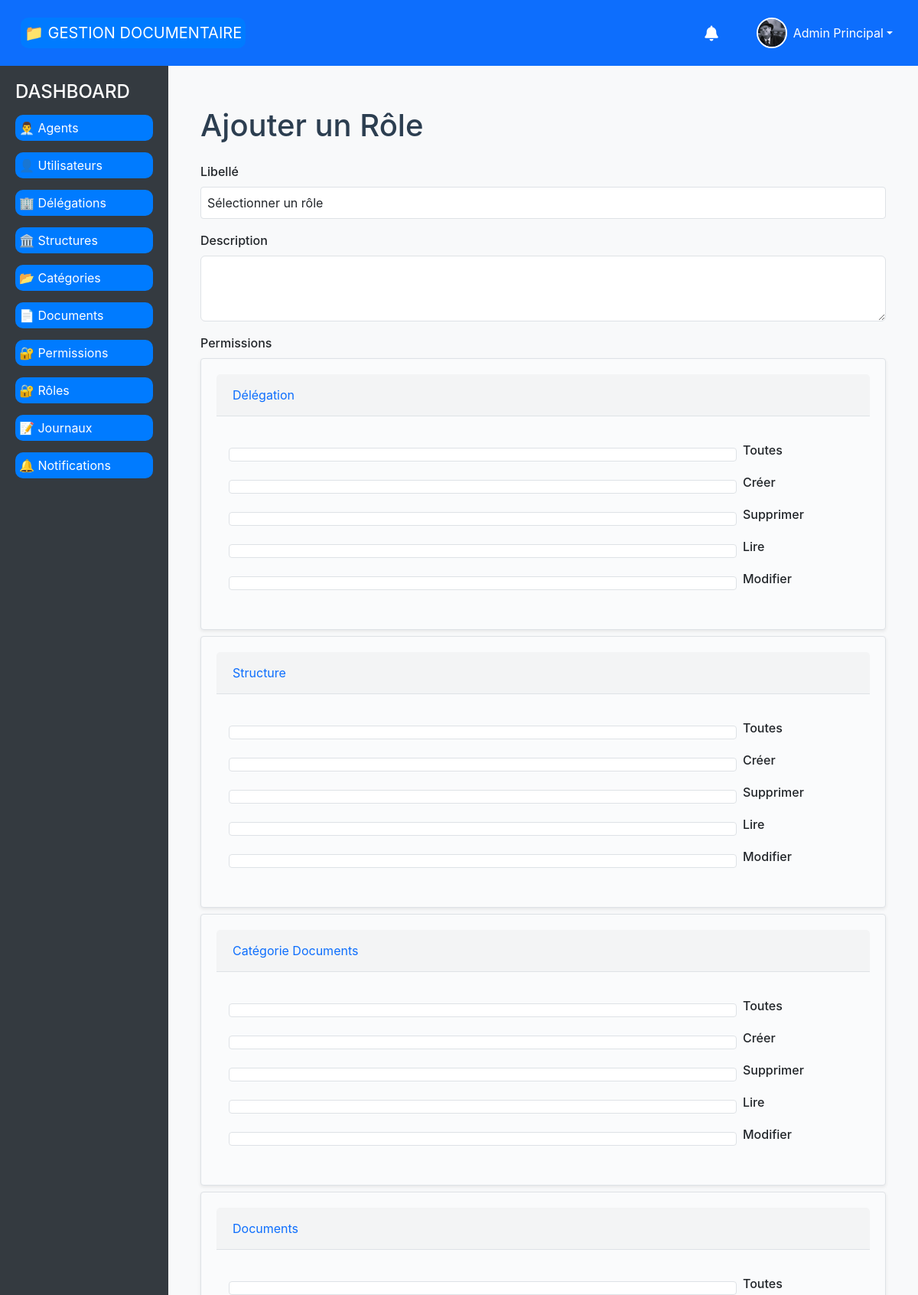
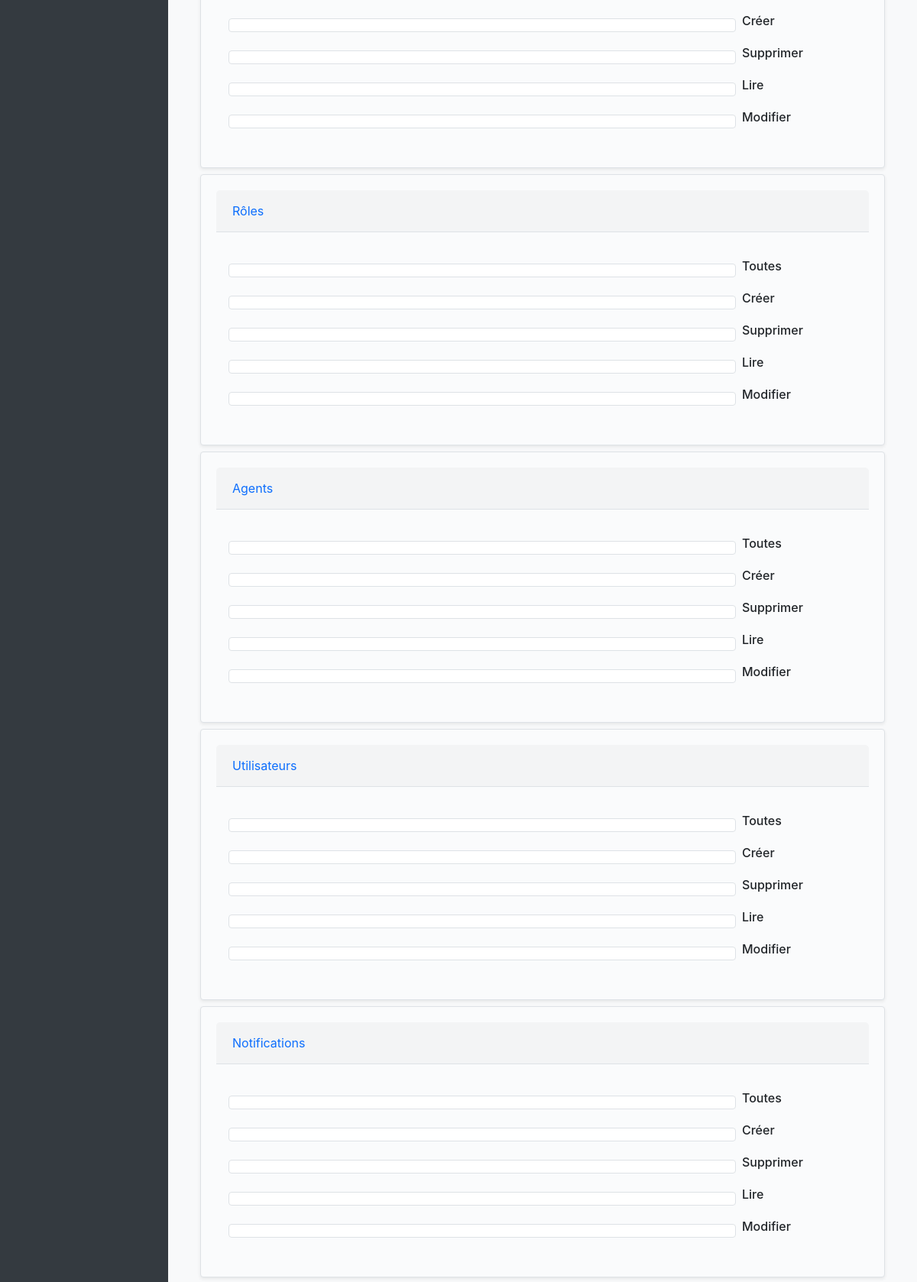
Page /roles/add/ (signed in, upper part) on the committed database (2 pictures, top to bottom).
### document_management/models.py (models this page shows, shortened)
class BaseTimeStampModel(models.Model):
    date_creation = models.DateTimeField(_("Date de création"), auto_now_add=True)
    date_modification = models.DateTimeField(_("Date de modification"), auto_now=True)
    class Meta:
        abstract = True

class Agent(BaseTimeStampModel):
    MATRICULE_REGEX = r'^\d{6}/[A-Z]$'
    NOM_PRENOM_REGEX = r'^[a-zA-ZÀ-ÿ\s\-\']+$'
    PHONE_REGEX = r'^(\+\d{1,3})?\d{9,15}$'
    matricule = models.CharField(
        _("Matricule"),
        max_length=8,
        unique=True,
        validators=[
            RegexValidator(
                regex=MATRICULE_REGEX,
                message=_("Le matricule doit être au format 123456/X")
            )
        ]
    )
    photo = models.ImageField(
        _("Photo"),
        upload_to='agents/photos/',
        null=True,
        blank=True,
        help_text=_("Photo de profil de l'agent")
    )
    prenom = models.CharField(
        _("Prénom"),
        max_length=50,
        validators=[
            RegexValidator(
                regex=NOM_PRENOM_REGEX,
                message=_("Le prénom ne doit contenir que des lettres, espaces et tirets")
            )
        ]
    )
    nom = models.CharField(
        _("Nom"),
        max_length=50,
        validators=[
            RegexValidator(
                regex=NOM_PRENOM_REGEX,
                message=_("Le nom ne doit contenir que des lettres, espaces et tirets")
            )
        ]
    )
    date_naissance = models.DateField(_("Date de naissance"))
    lieu_naissance = models.CharField(_("Lieu de naissance"), max_length=255)
    adresse = models.CharField(_("Adresse"), max_length=255)
    email = models.EmailField(_("Email"), unique=True)
    telephone = models.CharField(
        _("Téléphone"),
        max_length=20,
        unique=True,
        validators=[
            RegexValidator(
                regex=PHONE_REGEX,
                message=_("Numéro de téléphone invalide. Format: +221xxxxxxxxx")
            )
        ]
    )
    user = models.OneToOneField(
        settings.AUTH_USER_MODEL,
        on_delete=models.CASCADE,
        related_name="agent_profile",
        verbose_name=_("Utilisateur")
    )
    structure = models.ForeignKey(
        Structure,
        on_delete=models.PROTECT,
        related_name="agents",
        verbose_name=_("Structure")
    )
    role = models.ForeignKey(
        Role,
        on_delete=models.PROTECT,
        related_name="agents",
        verbose_name=_("Rôle")
    )
    is_active = models.BooleanField(_("Actif"), default=True)
    class Meta:
        verbose_name = _("Agent")
        verbose_name_plural = _("Agents")
        ordering = ['nom', 'prenom']
    def get_full_name(self):
        return f"{self.prenom} {self.nom}"

class Permission(models.Model):
    ENTITY_CHOICES = [
        ('DELEGATION', _('Délégation')),
        ('STRUCTURE', _('Structure')),
        ('CATEGORIE_DOCUMENTS', _('Catégorie Documents')),
        ('DOCUMENTS', _('Documents')),
        ('ROLES', _('Rôles')),
        ('AGENTS', _('Agents')),
        ('USERS', _('Utilisateurs')),
        ('NOTIFICATIONS', _('Notifications')),
        ('DEMANDES', _('Demandes')),
    ]
    ACTION_CHOICES = [
        ('CREATE', _('Créer')),
        ('READ', _('Lire')),
        ('UPDATE', _('Modifier')),
        ('DELETE', _('Supprimer')),
        ('ALL', _('Toutes')),
    ]
    entity = models.CharField(_("Entité"), max_length=50, choices=ENTITY_CHOICES)
    action = models.CharField(_("Action"), max_length=10, choices=ACTION_CHOICES)
    description = models.CharField(_("Description"), max_length=255, blank=True)
    class Meta:
        verbose_name = _("Permission")
        verbose_name_plural = _("Permissions")
        unique_together = ['entity', 'action']
        ordering = ['entity', 'action']

### document_management/views.py (the view, shortened to what this page needs)
# urls.py: path('roles/add/', add_role, name='add_role'),
@login_required
def add_role(request):
    permissions = Permission.objects.all()
    grouped_permissions = {}
    for entity, entity_label in Permission.ENTITY_CHOICES:
        grouped_permissions[entity] = {
            'label': entity_label,
            'actions': {}
        }
    for perm in permissions:
        if perm.entity in grouped_permissions:
            grouped_permissions[perm.entity]['actions'][perm.action] = perm
    return render(request, 'roles/form.html', {
        'grouped_permissions': grouped_permissions,
        'permissions': permissions,  # pour compatibilité éventuelle
        'role_choices': dict(Role.ROLE_CHOICES),
    })

### document_management/templates/roles/form.html (shortened to what this page needs)
{% extends 'base.html' %}
{% block content %}
<div class="container mt-4">
    <h1 class="mb-4">{% if role %}Modifier{% else %}Ajouter{% endif %} un Rôle</h1>
    <form method="post">
        <div class="form-group">
            <label for="libelle">Libellé</label>
            <select name="libelle" id="libelle" class="form-control" required onchange="updateNiveau()">
                <option value="">Sélectionner un rôle</option>
            </select>
        </div>
        <div class="form-group">
            <label for="description">Description</label>
            <textarea name="description" id="description" class="form-control" rows="3">{% if role %}{{ role.description }}{% endif %}</textarea>
        </div>
        <div class="form-group">
            <label>Permissions</label>
            <div class="accordion" id="permissionsAccordion">
                {% for entity, group in grouped_permissions.items %}
                <div class="card mb-2">
                    <div class="card-header p-2" id="heading_{{ entity }}">
                        <h5 class="mb-0">
                            <button class="btn btn-link" type="button" data-bs-toggle="collapse" data-bs-target="#collapse_{{ entity }}" aria-expanded="true" aria-controls="collapse_{{ entity }}">
                                {{ group.label }}
                            </button>
                        </h5>
                    </div>
                    <div id="collapse_{{ entity }}" class="collapse show" aria-labelledby="heading_{{ entity }}" data-bs-parent="#permissionsAccordion">
                        <div class="card-body py-3">
                            <div class="row">
                                {% for action, perm in group.actions.items %}
                                <div class="col-12 mb-2">
                                    <div class="form-check d-flex align-items-center">
                                        <input type="checkbox"
                                               name="permissions"
                                               value="{{ perm.id }}"
                                               id="permission_{{ perm.id }}"
                                               class="form-check-input"
                                               {% if role and perm in role.permissions.all %}checked{% endif %}>
                                        <label class="form-check-label ms-2 permission-label" for="permission_{{ perm.id }}">
                                            {{ perm.get_action_display }}
                                        </label>
                                    </div>
                                </div>
                                {% endfor %}
                            </div>
                        </div>
                    </div>
                </div>
                {% endfor %}
            </div>
        </div>
    </form>
</div>
{% endblock %}

### document_management/templates/base.html (shortened to what this page needs)
<!DOCTYPE html>
<html lang="fr">
<head>
    <link rel="stylesheet" href="https://cdn.jsdelivr.net/npm/bootstrap@5.3.0/dist/css/bootstrap.min.css">
    <link rel="stylesheet" href="https://cdnjs.cloudflare.com/ajax/libs/font-awesome/6.0.0/css/all.min.css">
    {% load static %}
    <link rel="stylesheet" href="{% static 'css/style.css' %}">
</head>
<body>
    <nav class="navbar navbar-expand-lg navbar-custom">
        <div class="container-fluid">
            <a class="navbar-brand" href="{% url 'home' %}">📁 GESTION DOCUMENTAIRE</a>
            <div class="d-flex align-items-center ms-auto">
                {% if request.user.is_authenticated %}
                    <div class="dropdown me-3">
                        <button class="btn btn-link text-white text-decoration-none position-relative" type="button" id="notificationsDropdown" data-bs-toggle="dropdown" aria-expanded="false">
                            <i class="fas fa-bell fa-lg"></i>
                        </button>
                    </div>
                    <div class="dropdown">
                        <button class="btn btn-link text-white text-decoration-none dropdown-toggle d-flex align-items-center" type="button" id="userDropdown" data-bs-toggle="dropdown" aria-expanded="false">
                            {% if request.user.agent_profile.photo %}
                                <img src="{{ request.user.agent_profile.photo.url }}" alt="Photo de profil" class="user-avatar me-2">
                            {% else %}
                                <div class="user-avatar me-2 bg-light d-flex align-items-center justify-content-center">
                                    <i class="fas fa-user text-muted"></i>
                                </div>
                            {% endif %}
                            <span class="d-none d-md-inline">
                                {% if request.user.agent_profile %}
                                    {{ request.user.agent_profile.prenom }} {{ request.user.agent_profile.nom }}
                                {% else %}
                                    {{ request.user.email }}
                                {% endif %}
                            </span>
                        </button>
                    </div>
                {% else %}
                    <a href="{% url 'login' %}" class="btn btn-outline-light btn-sm">Connexion</a>
                {% endif %}
            </div>
        </div>
    </nav>
    <div class="main-container">
        {% if request.user.is_authenticated %}
        <div class="sidebar">
            <h4>DASHBOARD</h4>
            {% if can_read_agents %}
            <a href="{% url 'liste_agents' %}" {% if request.resolver_match.url_name == 'liste_agents' %} class="active"{% endif %}>👨‍💼 Agents</a>
            {% endif %}
            {% if can_read_users %}
            <a href="{% url 'liste_users' %}" {% if request.resolver_match.url_name == 'liste_users' %} class="active"{% endif %}>👤 Utilisateurs</a>
            {% endif %}
            {% if can_read_delegations %}
            <a href="{% url 'liste_delegations' %}" {% if request.resolver_match.url_name == 'liste_delegations' %} class="active"{% endif %}>🏢 Délégations</a>
            {% endif %}
            {% if can_read_structures %}
            <a href="{% url 'liste_structures' %}" {% if request.resolver_match.url_name == 'liste_structures' %} class="active"{% endif %}>🏛️ Structures</a>
            {% endif %}
            {% if can_read_categories %}
            <a href="{% url 'liste_CategorieDocuments' %}" {% if request.resolver_match.url_name == 'liste_CategorieDocuments' %} class="active"{% endif %}>📂 Catégories</a>
            {% endif %}
            {% if can_read_documents %}
            <a href="{% url 'liste_documents' %}" {% if request.resolver_match.url_name == 'liste_documents' %} class="active"{% endif %}>📄 Documents</a>
            {% endif %}
            {% if can_read_permissions %}
            <a href="{% url 'liste_permissions' %}" {% if request.resolver_match.url_name == 'liste_permissions' %} class="active"{% endif %}>🔐 Permissions</a>
            {% endif %}
            {% if can_read_roles %}
            <a href="{% url 'liste_roles' %}" {% if request.resolver_match.url_name == 'liste_roles' %} class="active"{% endif %}>🔐 Rôles</a>
            {% endif %}
            {% if role_name == 'ADMIN' or role_name == 'GESTIONNAIRE' %}
            <a href="{% url 'liste_journaux' %}" {% if request.resolver_match.url_name == 'liste_journaux' %} class="active"{% endif %}>📝 Journaux</a>
            {% endif %}
            <a href="{% url 'liste_notifications' %}" {% if request.resolver_match.url_name == 'liste_notifications' %} class="active"{% endif %}>🔔 Notifications</a>
        </div>
        {% endif %}
        <div class="content">
            {% block content %}
            {% endblock %}
        </div>
    </div>
</body>
</html>

### document_management/static/css/style.css (style rules this page uses)
nav { background-color: #007bff; padding: 10px; text-align: center; }
nav a { color: white; text-decoration: none; margin: 15px; font-size: 18px; }
body { font-family: 'Segoe UI', Arial, sans-serif; background: #f7f7f7; margin: 0; padding: 0; }
h1, h2 { color: #2c3e50; margin-bottom: 20px; }
input[type="text"], input[type="email"], input[type="date"], select, textarea { width: 100%; padding: 8px; margin: 6px 0 16px 0; border: 1px solid #ccc; border-radius: 4px; box-sizing: border-box; font-size: 1em; }
input[type="checkbox"] { margin-left: 5px; }
button, a.button { background: #18bc9c; color: #fff; border: none; padding: 8px 18px; border-radius: 4px; font-size: 1em; cursor: pointer; margin-right: 8px; text-decoration: none; transition: background 0.2s; display: inline-block; }
form label { font-weight: 500; }
form { margin-bottom: 20px; }
form { margin: 20px 0; }
a { text-decoration: none; border-radius: 10px; padding: 5px; background-color: #007bff; color: white; }
:root { --primary-color: #007bff; --secondary-color: #6c757d; --success-color: #28a745; --danger-color: #dc3545; --light-color: #f8f9fa; --dark-color: #343a40; --border-color: #dee2e6; --border-radius: 0.25rem; --box-shadow: 0 0.125rem 0.25rem rgba(0, 0, 0, 0.075); --transition: all 0.2s ease-in-out; }
body { font-family: -apple-system, BlinkMacSystemFont, "Segoe UI", Roboto, "Helvetica Neue", Arial, sans-serif; line-height: 1.5; color: #212529; }
.card { border: 1px solid var(--border-color); border-radius: var(--border-radius); padding: 1.25rem; margin-bottom: 1.5rem; background-color: #fafbfc; box-shadow: var(--box-shadow); }
.card-header { display: flex; justify-content: space-between; align-items: center; margin-bottom: 1rem; padding-bottom: 0.75rem; border-bottom: 1px solid var(--border-color); }
.form-group { margin-bottom: 1rem; }
.form-group label { display: block; margin-bottom: 0.5rem; font-weight: 500; }
.form-group input, .form-group select { width: 100%; padding: 0.5rem; border: 1px solid var(--border-color); border-radius: var(--border-radius); font-size: 1rem; }
.btn { display: inline-block; font-weight: 400; text-align: center; white-space: nowrap; vertical-align: middle; user-select: none; border: 1px solid transparent; padding: 0.375rem 0.75rem; font-size: 1rem; line-height: 1.5; border-radius: var(--border-radius); transition: var(--transition); cursor: pointer; text-decoration: none; }

### document_management/templates/base.html (style rules this page uses)
body { display: flex; flex-direction: column; min-height: 100vh; }
.navbar-custom { background-color: #0d6efd; color: white; }
.navbar-custom .navbar-brand, .navbar-custom .nav-link { color: white; }
.main-container { display: flex; flex: 1; }
.sidebar { width: 220px; background-color: #343a40; color: white; padding: 20px; }
.sidebar a { color: white; text-decoration: none; display: block; margin: 15px 0; }
.content { flex: 1; padding: 30px; background-color: #f8f9fa; }
.user-avatar { width: 40px; height: 40px; border-radius: 50%; object-fit: cover; border: 2px solid white; }

### document_management/templates/roles/form.html (style rules this page uses)
.permission-label { min-width: 150px; white-space: normal; }

### rows in the picture
Permission: action "Toutes"
Permission: action "Créer"
Permission: action "Supprimer"
Permission: action "Lire"
Permission: action "Modifier"
Permission: action "Toutes"
Permission: action "Créer"
Permission: action "Supprimer"
Permission: action "Lire"
Permission: action "Modifier"
Permission: action "Toutes"
Permission: action "Créer"
Permission: action "Supprimer"
Permission: action "Lire"
Permission: action "Modifier"
Permission: action "Toutes"
Permission: action "Créer"
Permission: action "Supprimer"
Permission: action "Lire"
Permission: action "Modifier"
Permission: action "Toutes"
Permission: action "Créer"
Permission: action "Supprimer"
Permission: action "Lire"
Permission: action "Modifier"
Permission: action "Toutes"
Permission: action "Créer"
Permission: action "Supprimer"
Permission: action "Lire"
Permission: action "Modifier"
Permission: action "Toutes"
Permission: action "Créer"
Permission: action "Supprimer"
Permission: action "Lire"
Permission: action "Modifier"
Permission: action "Toutes"
Permission: action "Créer"
Permission: action "Supprimer"
Permission: action "Lire"
Permission: action "Modifier"

### other values in the picture
{{ request.user.agent_profile.prenom }} "Admin"
{{ request.user.agent_profile.nom }} "Principal"
{{ group.label }} "Délégation" "Structure" "Catégorie Documents" "Documents" "Rôles" "Agents" "Utilisateurs" "Notifications"
